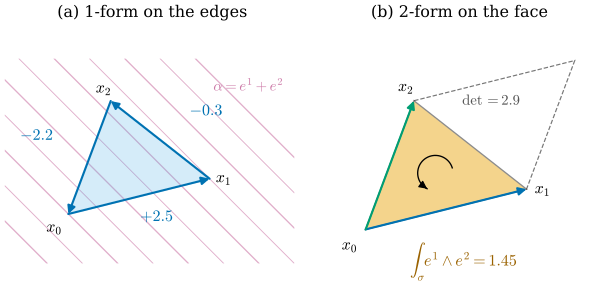

Write Python code to recreate this figure.
"""Figure 34.4.2: constant forms measure the oriented edges and the oriented face of a triangle
(Section 34.4, Smooth vs. Discrete box and Implementation box).

Triangle x0 = (0, 0), x1 = (2, 0.5), x2 = (0.6, 1.6), oriented counterclockwise (x0, x1, x2).
(a) The 1-form alpha = e^1 + e^2 (level lines x + y = c, purple) measures the edge vectors of the oriented edges
    x0->x1, x1->x2, x2->x0: 2.5, -0.3, -2.2. They sum to 0 because the edge vectors sum to 0.
(b) The 2-form e^1 ^ e^2 measures the parallelogram on (x1 - x0, x2 - x0): det = 2.9 (dashed), and the triangle is
    half of it: integral = 2.9 / 2 = 1.45.
Self-checks: the three edge values and their sum, the determinant, and the triangle integral against
dgdec.derham1 and dgdec.derham2 (constant forms are integrated exactly).
"""
import numpy as np

import dgfig
import dgdec as dd

dgfig.setup()
import matplotlib.pyplot as plt  # noqa: E402
from matplotlib.patches import FancyArrowPatch, Polygon  # noqa: E402

C = dgfig.COLORS
X = np.array([[0.0, 0.0], [2.0, 0.5], [0.6, 1.6]])
al = np.array([1.0, 1.0])
edges = [(0, 1), (1, 2), (2, 0)]
vals = [al @ (X[j] - X[i]) for i, j in edges]
assert np.allclose(vals, [2.5, -0.3, -2.2]) and abs(sum(vals)) < 1e-12
# dgdec.derham1 with E rows (i, j) integrates alpha over i -> j
E = np.array(edges)
assert np.allclose(dd.derham1(lambda x: al, X, E), vals)
det = (X[1] - X[0])[0] * (X[2] - X[0])[1] - (X[1] - X[0])[1] * (X[2] - X[0])[0]
assert abs(det - 2.9) < 1e-12
assert abs(dd.derham2(lambda x: 1.0, X, np.array([[0, 1, 2]]))[0] - det / 2) < 1e-12


def arrow(ax, p, q, color, lw=1.6, zorder=5):
    ax.add_patch(FancyArrowPatch(tuple(p), tuple(q), arrowstyle="-|>", mutation_scale=12, color=color, lw=lw,
                                 shrinkA=0, shrinkB=0, zorder=zorder))


fig, (axA, axB) = plt.subplots(1, 2, figsize=(6.4, 3.1))

# (a)
s = np.linspace(-1.0, 3.5, 2)
for c in np.arange(-1.0, 4.01, 0.5):
    axA.plot(s, c - s, color=C["covector"], lw=0.7 if c % 1 else 1.0, alpha=0.6, zorder=0)
axA.add_patch(Polygon(X, closed=True, facecolor=C["region"], alpha=0.25, edgecolor="none", zorder=1))
offs = [(0.25, -0.35), (0.65, 0.35), (-0.75, 0.25)]
for (i, j), val, off in zip(edges, vals, offs):
    arrow(axA, X[i], X[j], C["tangent"])
    m = 0.5 * (X[i] + X[j])
    axA.text(m[0] + off[0], m[1] + off[1], rf"${val:+.1f}$", fontsize=12, color=C["tangent"], ha="center")
for k, off in zip(range(3), [(-0.2, -0.25), (0.2, -0.05), (-0.1, 0.12)]):
    axA.text(X[k, 0] + off[0], X[k, 1] + off[1], rf"$x_{k}$", fontsize=12, ha="center")
axA.text(2.55, 1.75, r"$\alpha = e^1 + e^2$", color=C["covector"], fontsize=11, ha="center")
dgfig.schematic_axes(axA, xlim=(-0.9, 3.2), ylim=(-0.7, 2.2))
fig.text(0.25, 0.97, "(a) 1-form on the edges", ha="center", va="top", fontsize=12)

# (b)
Pg = np.array([X[0], X[1], X[1] + X[2] - X[0], X[2]])
axB.add_patch(Polygon(Pg, closed=True, facecolor="none", edgecolor=C["aux"], lw=0.9, ls="--", zorder=1))
axB.add_patch(Polygon(X, closed=True, facecolor=C["accent"], alpha=0.45, edgecolor=C["main"], lw=1.0, zorder=2))
arrow(axB, X[0], X[1], C["tangent"])
arrow(axB, X[0], X[2], C["third"])
ts = np.linspace(0.3, 1.25 * np.pi + 0.3, 40)
cen = X.mean(0)
arc = cen + 0.22 * np.stack([np.cos(ts), np.sin(ts)], 1)
axB.plot(*arc.T, color=C["main"], lw=1.0, zorder=6)
arrow(axB, arc[-4], arc[-1], C["main"], lw=1.0, zorder=6)
axB.text(1.2, 1.55, r"$\det = 2.9$", fontsize=11, color="#555555")
axB.text(0.55, -0.45, r"$\int_\sigma e^1\wedge e^2 = 1.45$", fontsize=12, color="#9A6200")
for k, off in zip(range(3), [(-0.2, -0.25), (0.2, -0.05), (-0.1, 0.12)]):
    axB.text(X[k, 0] + off[0], X[k, 1] + off[1], rf"$x_{k}$", fontsize=12, ha="center")
dgfig.schematic_axes(axB, xlim=(-0.6, 3.0), ylim=(-0.7, 2.4))
fig.text(0.75, 0.97, "(b) 2-form on the face", ha="center", va="top", fontsize=12)

fig.subplots_adjust(left=0.01, right=0.99, bottom=0.01, top=0.88, wspace=0.08)
dgfig.save(fig, __file__)
